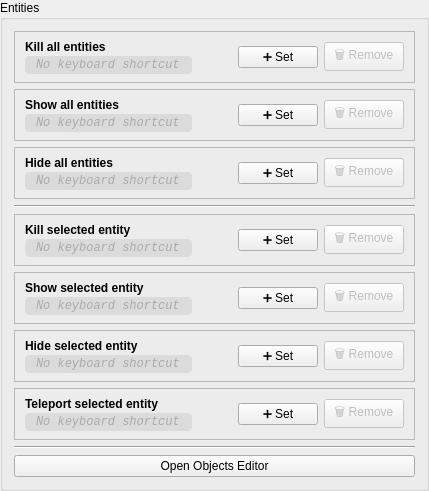
             <widget class="QGroupBox" name="groupBox_entities">
              <property name="title">
               <string>Entities</string>
              </property>
              <layout class="QVBoxLayout" name="verticalLayout_12">
               <item>
                <widget class="QFrame" name="frame_kill_all_entities_shortcut">
                 <property name="sizePolicy">
                  <sizepolicy hsizetype="Preferred" vsizetype="Preferred">
                   <horstretch>0</horstretch>
                   <verstretch>0</verstretch>
                  </sizepolicy>
                 </property>
                 <property name="styleSheet">
                  <string notr="true">QFrame#frame_8 {
  background-color: rgba(127, 127, 127, 20);
  border: 1px solid rgba(127, 127, 127, 60);
  border-radius: 6px;
}</string>
                 </property>
                 <property name="frameShape">
                  <enum>QFrame::Shape::StyledPanel</enum>
                 </property>
                 <layout class="QHBoxLayout" name="horizontalLayout_12">
                  <property name="leftMargin">
                   <number>10</number>
                  </property>
                  <property name="topMargin">
                   <number>8</number>
                  </property>
                  <property name="rightMargin">
                   <number>10</number>
                  </property>
                  <property name="bottomMargin">
                   <number>8</number>
                  </property>
                  <item>
                   <layout class="QVBoxLayout" name="verticalLayout_13">
                    <property name="spacing">
                     <number>2</number>
                    </property>
                    <item>
                     <widget class="QLabel" name="label_kill_all_entities_shortcut_title">
                      <property name="styleSheet">
                       <string notr="true">font-weight: 600;</string>
                      </property>
                      <property name="text">
                       <string>Kill all entities</string>
                      </property>
                     </widget>
                    </item>
                    <item>
                     <widget class="QLabel" name="label_kill_all_entities_shortcut_value">
                      <property name="styleSheet">
                       <string notr="true">color: #aaa; font-style: italic; font-family: monospace; background-color: rgba(127, 127, 127, 40); border-radius: 4px; padding: 2px 8px;</string>
                      </property>
                      <property name="text">
                       <string>No keyboard shortcut</string>
                      </property>
                     </widget>
                    </item>
                   </layout>
                  </item>
                  <item>
                   <spacer name="horizontalSpacer_5">
                    <property name="orientation">
                     <enum>Qt::Orientation::Horizontal</enum>
                    </property>
                    <property name="sizeHint" stdset="0">
                     <size>
                      <width>40</width>
                      <height>20</height>
                     </size>
                    </property>
                   </spacer>
                  </item>
                  <item>
                   <widget class="QPushButton" name="pushButton_kill_all_entities_shortcut_set">
                    <property name="sizePolicy">
                     <sizepolicy hsizetype="Maximum" vsizetype="Fixed">
                      <horstretch>0</horstretch>
                      <verstretch>0</verstretch>
                     </sizepolicy>
                    </property>
                    <property name="text">
                     <string>➕ Set</string>
                    </property>
                   </widget>
                  </item>
                  <item>
                   <widget class="QPushButton" name="pushButton_kill_all_entities_shortcut_remove">
                    <property name="enabled">
                     <bool>false</bool>
                    </property>
                    <property name="sizePolicy">
                     <sizepolicy hsizetype="Fixed" vsizetype="Fixed">
                      <horstretch>0</horstretch>
                      <verstretch>0</verstretch>
                     </sizepolicy>
                    </property>
                    <property name="minimumSize">
                     <size>
                      <width>32</width>
                      <height>0</height>
                     </size>
                    </property>
                    <property name="toolTip">
                     <string>Remove shortcut</string>
                    </property>
                    <property name="text">
                     <string>🗑️ Remove</string>
                    </property>
                   </widget>
                  </item>
                 </layout>
                </widget>
               </item>
               <item>
                <widget class="QFrame" name="frame_show_all_entities_shortcut">
                 <property name="sizePolicy">
                  <sizepolicy hsizetype="Preferred" vsizetype="Preferred">
                   <horstretch>0</horstretch>
                   <verstretch>0</verstretch>
                  </sizepolicy>
                 </property>
                 <property name="styleSheet">
                  <string notr="true">QFrame#frame_delete_all {
  background-color: rgba(127, 127, 127, 20);
  border: 1px solid rgba(127, 127, 127, 60);
  border-radius: 6px;
}</string>
                 </property>
                 <property name="frameShape">
                  <enum>QFrame::Shape::StyledPanel</enum>
                 </property>
                 <layout class="QHBoxLayout" name="horizontalLayout_14">
                  <property name="leftMargin">
                   <number>10</number>
                  </property>
                  <property name="topMargin">
                   <number>8</number>
                  </property>
                  <property name="rightMargin">
                   <number>10</number>
                  </property>
                  <property name="bottomMargin">
                   <number>8</number>
                  </property>
                  <item>
                   <layout class="QVBoxLayout" name="verticalLayout_28">
                    <property name="spacing">
                     <number>2</number>
                    </property>
                    <item>
                     <widget class="QLabel" name="label_show_all_entities_shortcut_title">
                      <property name="styleSheet">
                       <string notr="true">font-weight: 600;</string>
                      </property>
                      <property name="text">
                       <string>Show all entities</string>
                      </property>
                     </widget>
                    </item>
                    <item>
                     <widget class="QLabel" name="label_show_all_entities_shortcut_value">
                      <property name="styleSheet">
                       <string notr="true">color: #aaa; font-style: italic; font-family: monospace; background-color: rgba(127, 127, 127, 40); border-radius: 4px; padding: 2px 8px;</string>
                      </property>
                      <property name="text">
                       <string>No keyboard shortcut</string>
                      </property>
                     </widget>
                    </item>
                   </layout>
                  </item>
                  <item>
                   <spacer name="horizontalSpacer_9">
                    <property name="orientation">
                     <enum>Qt::Orientation::Horizontal</enum>
                    </property>
                    <property name="sizeHint" stdset="0">
                     <size>
                      <width>40</width>
                      <height>20</height>
                     </size>
                    </property>
                   </spacer>
                  </item>
                  <item>
                   <widget class="QPushButton" name="pushButton_show_all_entities_shortcut_set">
                    <property name="sizePolicy">
                     <sizepolicy hsizetype="Maximum" vsizetype="Fixed">
                      <horstretch>0</horstretch>
                      <verstretch>0</verstretch>
                     </sizepolicy>
                    </property>
                    <property name="text">
                     <string>➕ Set</string>
                    </property>
                   </widget>
                  </item>
                  <item>
                   <widget class="QPushButton" name="pushButton_show_all_entities_shortcut_remove">
                    <property name="enabled">
                     <bool>false</bool>
                    </property>
                    <property name="sizePolicy">
                     <sizepolicy hsizetype="Fixed" vsizetype="Fixed">
                      <horstretch>0</horstretch>
                      <verstretch>0</verstretch>
                     </sizepolicy>
                    </property>
                    <property name="minimumSize">
                     <size>
                      <width>32</width>
                      <height>0</height>
                     </size>
                    </property>
                    <property name="toolTip">
                     <string>Remove shortcut</string>
                    </property>
                    <property name="text">
                     <string>🗑️ Remove</string>
                    </property>
                   </widget>
                  </item>
                 </layout>
                </widget>
               </item>
               <item>
                <widget class="QFrame" name="frame_hide_all_entities_shortcut">
                 <property name="sizePolicy">
                  <sizepolicy hsizetype="Preferred" vsizetype="Preferred">
                   <horstretch>0</horstretch>
                   <verstretch>0</verstretch>
                  </sizepolicy>
                 </property>
                 <property name="styleSheet">
                  <string notr="true">QFrame#frame_delete_all {
  background-color: rgba(127, 127, 127, 20);
  border: 1px solid rgba(127, 127, 127, 60);
  border-radius: 6px;
}</string>
                 </property>
                 <property name="frameShape">
                  <enum>QFrame::Shape::StyledPanel</enum>
                 </property>
                 <layout class="QHBoxLayout" name="horizontalLayout_16">
                  <property name="leftMargin">
                   <number>10</number>
                  </property>
                  <property name="topMargin">
                   <number>8</number>
                  </property>
                  <property name="rightMargin">
                   <number>10</number>
                  </property>
                  <property name="bottomMargin">
                   <number>8</number>
                  </property>
                  <item>
                   <layout class="QVBoxLayout" name="verticalLayout_30">
                    <property name="spacing">
                     <number>2</number>
                    </property>
                    <item>
                     <widget class="QLabel" name="label_hide_all_entities_shortcut_title">
                      <property name="styleSheet">
                       <string notr="true">font-weight: 600;</string>
                      </property>
                      <property name="text">
                       <string>Hide all entities</string>
                      </property>
                     </widget>
                    </item>
                    <item>
                     <widget class="QLabel" name="label_hide_all_entities_shortcut_value">
                      <property name="styleSheet">
                       <string notr="true">color: #aaa; font-style: italic; font-family: monospace; background-color: rgba(127, 127, 127, 40); border-radius: 4px; padding: 2px 8px;</string>
                      </property>
                      <property name="text">
                       <string>No keyboard shortcut</string>
                      </property>
                     </widget>
                    </item>
                   </layout>
                  </item>
                  <item>
                   <spacer name="horizontalSpacer_11">
                    <property name="orientation">
                     <enum>Qt::Orientation::Horizontal</enum>
                    </property>
                    <property name="sizeHint" stdset="0">
                     <size>
                      <width>40</width>
                      <height>20</height>
                     </size>
                    </property>
                   </spacer>
                  </item>
                  <item>
                   <widget class="QPushButton" name="pushButton_hide_all_entities_shortcut_set">
                    <property name="sizePolicy">
                     <sizepolicy hsizetype="Maximum" vsizetype="Fixed">
                      <horstretch>0</horstretch>
                      <verstretch>0</verstretch>
                     </sizepolicy>
                    </property>
                    <property name="text">
                     <string>➕ Set</string>
                    </property>
                   </widget>
                  </item>
                  <item>
                   <widget class="QPushButton" name="pushButton_hide_all_entities_shortcut_remove">
                    <property name="enabled">
                     <bool>false</bool>
                    </property>
                    <property name="sizePolicy">
                     <sizepolicy hsizetype="Fixed" vsizetype="Fixed">
                      <horstretch>0</horstretch>
                      <verstretch>0</verstretch>
                     </sizepolicy>
                    </property>
                    <property name="minimumSize">
                     <size>
                      <width>32</width>
                      <height>0</height>
                     </size>
                    </property>
                    <property name="toolTip">
                     <string>Remove shortcut</string>
                    </property>
                    <property name="text">
                     <string>🗑️ Remove</string>
                    </property>
                   </widget>
                  </item>
                 </layout>
                </widget>
               </item>
               <item>
                <widget class="Line" name="line">
                 <property name="orientation">
                  <enum>Qt::Orientation::Horizontal</enum>
                 </property>
                </widget>
               </item>
               <item>
                <widget class="QFrame" name="frame_kill_selected_entity_shortcut">
                 <property name="sizePolicy">
                  <sizepolicy hsizetype="Preferred" vsizetype="Preferred">
                   <horstretch>0</horstretch>
                   <verstretch>0</verstretch>
                  </sizepolicy>
                 </property>
                 <property name="styleSheet">
                  <string notr="true">QFrame#frame_8 {
  background-color: rgba(127, 127, 127, 20);
  border: 1px solid rgba(127, 127, 127, 60);
  border-radius: 6px;
}</string>
                 </property>
                 <property name="frameShape">
                  <enum>QFrame::Shape::StyledPanel</enum>
                 </property>
                 <layout class="QHBoxLayout" name="horizontalLayout_15">
                  <property name="leftMargin">
                   <number>10</number>
                  </property>
                  <property name="topMargin">
                   <number>8</number>
                  </property>
                  <property name="rightMargin">
                   <number>10</number>
                  </property>
                  <property name="bottomMargin">
                   <number>8</number>
                  </property>
                  <item>
                   <layout class="QVBoxLayout" name="verticalLayout_14">
                    <property name="spacing">
                     <number>2</number>
                    </property>
                    <item>
                     <widget class="QLabel" name="label_kill_selected_entity_shortcut_title">
                      <property name="styleSheet">
                       <string notr="true">font-weight: 600;</string>
                      </property>
                      <property name="text">
                       <string>Kill selected entity</string>
                      </property>
                     </widget>
                    </item>
                    <item>
                     <widget class="QLabel" name="label_kill_selected_entity_shortcut_value">
                      <property name="styleSheet">
                       <string notr="true">color: #aaa; font-style: italic; font-family: monospace; background-color: rgba(127, 127, 127, 40); border-radius: 4px; padding: 2px 8px;</string>
                      </property>
                      <property name="text">
                       <string>No keyboard shortcut</string>
                      </property>
                     </widget>
                    </item>
                   </layout>
                  </item>
                  <item>
                   <spacer name="horizontalSpacer_6">
                    <property name="orientation">
                     <enum>Qt::Orientation::Horizontal</enum>
                    </property>
                    <property name="sizeHint" stdset="0">
                     <size>
                      <width>40</width>
                      <height>20</height>
                     </size>
                    </property>
                   </spacer>
                  </item>
                  <item>
                   <widget class="QPushButton" name="pushButton_kill_selected_entity_shortcut_set">
                    <property name="sizePolicy">
                     <sizepolicy hsizetype="Maximum" vsizetype="Fixed">
                      <horstretch>0</horstretch>
                      <verstretch>0</verstretch>
                     </sizepolicy>
                    </property>
                    <property name="text">
                     <string>➕ Set</string>
                    </property>
                   </widget>
                  </item>
                  <item>
                   <widget class="QPushButton" name="pushButton_kill_selected_entity_shortcut_remove">
                    <property name="enabled">
                     <bool>false</bool>
                    </property>
                    <property name="sizePolicy">
                     <sizepolicy hsizetype="Fixed" vsizetype="Fixed">
                      <horstretch>0</horstretch>
                      <verstretch>0</verstretch>
                     </sizepolicy>
                    </property>
                    <property name="minimumSize">
                     <size>
                      <width>32</width>
                      <height>0</height>
                     </size>
                    </property>
                    <property name="toolTip">
                     <string>Remove shortcut</string>
                    </property>
                    <property name="text">
                     <string>🗑️ Remove</string>
                    </property>
                   </widget>
                  </item>
                 </layout>
                </widget>
               </item>
               <item>
                <widget class="QFrame" name="frame_show_selected_entity_shortcut">
                 <property name="sizePolicy">
                  <sizepolicy hsizetype="Preferred" vsizetype="Preferred">
                   <horstretch>0</horstretch>
                   <verstretch>0</verstretch>
                  </sizepolicy>
                 </property>
                 <property name="styleSheet">
                  <string notr="true">QFrame#frame_delete_all {
  background-color: rgba(127, 127, 127, 20);
  border: 1px solid rgba(127, 127, 127, 60);
  border-radius: 6px;
}</string>
                 </property>
                 <property name="frameShape">
                  <enum>QFrame::Shape::StyledPanel</enum>
                 </property>
                 <layout class="QHBoxLayout" name="horizontalLayout_18">
                  <property name="leftMargin">
                   <number>10</number>
                  </property>
                  <property name="topMargin">
                   <number>8</number>
                  </property>
                  <property name="rightMargin">
                   <number>10</number>
                  </property>
                  <property name="bottomMargin">
                   <number>8</number>
                  </property>
                  <item>
                   <layout class="QVBoxLayout" name="verticalLayout_32">
                    <property name="spacing">
                     <number>2</number>
                    </property>
                    <item>
                     <widget class="QLabel" name="label_show_selected_entity_shortcut_title">
                      <property name="styleSheet">
                       <string notr="true">font-weight: 600;</string>
                      </property>
                      <property name="text">
                       <string>Show selected entity</string>
                      </property>
                     </widget>
                    </item>
                    <item>
                     <widget class="QLabel" name="label_show_selected_entity_shortcut_value">
                      <property name="styleSheet">
                       <string notr="true">color: #aaa; font-style: italic; font-family: monospace; background-color: rgba(127, 127, 127, 40); border-radius: 4px; padding: 2px 8px;</string>
                      </property>
                      <property name="text">
                       <string>No keyboard shortcut</string>
                      </property>
                     </widget>
                    </item>
                   </layout>
                  </item>
                  <item>
                   <spacer name="horizontalSpacer_13">
                    <property name="orientation">
                     <enum>Qt::Orientation::Horizontal</enum>
                    </property>
                    <property name="sizeHint" stdset="0">
                     <size>
                      <width>40</width>
                      <height>20</height>
                     </size>
                    </property>
                   </spacer>
                  </item>
                  <item>
                   <widget class="QPushButton" name="pushButton_show_selected_entity_shortcut_set">
                    <property name="sizePolicy">
                     <sizepolicy hsizetype="Maximum" vsizetype="Fixed">
                      <horstretch>0</horstretch>
                      <verstretch>0</verstretch>
                     </sizepolicy>
                    </property>
                    <property name="text">
                     <string>➕ Set</string>
                    </property>
                   </widget>
                  </item>
                  <item>
                   <widget class="QPushButton" name="pushButton_show_selected_entity_shortcut_remove">
                    <property name="enabled">
                     <bool>false</bool>
                    </property>
                    <property name="sizePolicy">
                     <sizepolicy hsizetype="Fixed" vsizetype="Fixed">
                      <horstretch>0</horstretch>
                      <verstretch>0</verstretch>
                     </sizepolicy>
                    </property>
                    <property name="minimumSize">
                     <size>
                      <width>32</width>
                      <height>0</height>
                     </size>
                    </property>
                    <property name="toolTip">
                     <string>Remove shortcut</string>
                    </property>
                    <property name="text">
                     <string>🗑️ Remove</string>
                    </property>
                   </widget>
                  </item>
                 </layout>
                </widget>
               </item>
               <item>
                <widget class="QFrame" name="frame_hide_selected_entity_shortcut">
                 <property name="sizePolicy">
                  <sizepolicy hsizetype="Preferred" vsizetype="Preferred">
                   <horstretch>0</horstretch>
                   <verstretch>0</verstretch>
                  </sizepolicy>
                 </property>
                 <property name="styleSheet">
                  <string notr="true">QFrame#frame_delete_all {
  background-color: rgba(127, 127, 127, 20);
  border: 1px solid rgba(127, 127, 127, 60);
  border-radius: 6px;
}</string>
                 </property>
                 <property name="frameShape">
                  <enum>QFrame::Shape::StyledPanel</enum>
                 </property>
                 <layout class="QHBoxLayout" name="horizontalLayout_19">
                  <property name="leftMargin">
                   <number>10</number>
                  </property>
                  <property name="topMargin">
                   <number>8</number>
                  </property>
                  <property name="rightMargin">
                   <number>10</number>
                  </property>
                  <property name="bottomMargin">
                   <number>8</number>
                  </property>
                  <item>
                   <layout class="QVBoxLayout" name="verticalLayout_33">
                    <property name="spacing">
                     <number>2</number>
                    </property>
                    <item>
                     <widget class="QLabel" name="label_hide_selected_entity_shortcut_title">
                      <property name="styleSheet">
                       <string notr="true">font-weight: 600;</string>
                      </property>
                      <property name="text">
                       <string>Hide selected entity</string>
                      </property>
                     </widget>
                    </item>
                    <item>
                     <widget class="QLabel" name="label_hide_selected_entity_shortcut_value">
                      <property name="styleSheet">
                       <string notr="true">color: #aaa; font-style: italic; font-family: monospace; background-color: rgba(127, 127, 127, 40); border-radius: 4px; padding: 2px 8px;</string>
                      </property>
                      <property name="text">
                       <string>No keyboard shortcut</string>
                      </property>
                     </widget>
                    </item>
                   </layout>
                  </item>
                  <item>
                   <spacer name="horizontalSpacer_14">
                    <property name="orientation">
                     <enum>Qt::Orientation::Horizontal</enum>
                    </property>
                    <property name="sizeHint" stdset="0">
                     <size>
                      <width>40</width>
                      <height>20</height>
                     </size>
                    </property>
                   </spacer>
                  </item>
                  <item>
                   <widget class="QPushButton" name="pushButton_hide_selected_entity_shortcut_set">
                    <property name="sizePolicy">
                     <sizepolicy hsizetype="Maximum" vsizetype="Fixed">
                      <horstretch>0</horstretch>
                      <verstretch>0</verstretch>
                     </sizepolicy>
                    </property>
                    <property name="text">
                     <string>➕ Set</string>
                    </property>
                   </widget>
                  </item>
                  <item>
                   <widget class="QPushButton" name="pushButton_hide_selected_entity_shortcut_remove">
                    <property name="enabled">
                     <bool>false</bool>
                    </property>
                    <property name="sizePolicy">
                     <sizepolicy hsizetype="Fixed" vsizetype="Fixed">
                      <horstretch>0</horstretch>
                      <verstretch>0</verstretch>
                     </sizepolicy>
                    </property>
                    <property name="minimumSize">
                     <size>
                      <width>32</width>
                      <height>0</height>
                     </size>
                    </property>
                    <property name="toolTip">
                     <string>Remove shortcut</string>
                    </property>
                    <property name="text">
                     <string>🗑️ Remove</string>
                    </property>
                   </widget>
                  </item>
                 </layout>
                </widget>
               </item>
               <item>
                <widget class="QFrame" name="frame_teleport_selected_entity_shortcut">
                 <property name="sizePolicy">
                  <sizepolicy hsizetype="Preferred" vsizetype="Preferred">
                   <horstretch>0</horstretch>
                   <verstretch>0</verstretch>
                  </sizepolicy>
                 </property>
                 <property name="styleSheet">
                  <string notr="true">QFrame#frame_delete_all {
  background-color: rgba(127, 127, 127, 20);
  border: 1px solid rgba(127, 127, 127, 60);
  border-radius: 6px;
}</string>
                 </property>
                 <property name="frameShape">
                  <enum>QFrame::Shape::StyledPanel</enum>
                 </property>
                 <layout class="QHBoxLayout" name="horizontalLayout_20">
                  <property name="leftMargin">
                   <number>10</number>
                  </property>
                  <property name="topMargin">
                   <number>8</number>
                  </property>
                  <property name="rightMargin">
                   <number>10</number>
                  </property>
                  <property name="bottomMargin">
                   <number>8</number>
                  </property>
                  <item>
                   <layout class="QVBoxLayout" name="verticalLayout_34">
                    <property name="spacing">
                     <number>2</number>
                    </property>
                    <item>
                     <widget class="QLabel" name="label_teleport_selected_entity_shortcut_title">
                      <property name="styleSheet">
                       <string notr="true">font-weight: 600;</string>
                      </property>
                      <property name="text">
                       <string>Teleport selected entity</string>
                      </property>
                     </widget>
                    </item>
                    <item>
                     <widget class="QLabel" name="label_teleport_selected_entity_shortcut_value">
                      <property name="styleSheet">
                       <string notr="true">color: #aaa; font-style: italic; font-family: monospace; background-color: rgba(127, 127, 127, 40); border-radius: 4px; padding: 2px 8px;</string>
                      </property>
                      <property name="text">
                       <string>No keyboard shortcut</string>
                      </property>
                     </widget>
                    </item>
                   </layout>
                  </item>
                  <item>
                   <spacer name="horizontalSpacer_15">
                    <property name="orientation">
                     <enum>Qt::Orientation::Horizontal</enum>
                    </property>
                    <property name="sizeHint" stdset="0">
                     <size>
                      <width>40</width>
                      <height>20</height>
                     </size>
                    </property>
                   </spacer>
                  </item>
                  <item>
                   <widget class="QPushButton" name="pushButton_teleport_selected_entity_shortcut_set">
                    <property name="sizePolicy">
                     <sizepolicy hsizetype="Maximum" vsizetype="Fixed">
                      <horstretch>0</horstretch>
                      <verstretch>0</verstretch>
                     </sizepolicy>
                    </property>
                    <property name="text">
                     <string>➕ Set</string>
                    </property>
                   </widget>
                  </item>
                  <item>
                   <widget class="QPushButton" name="pushButton_teleport_selected_entity_shortcut_remove">
                    <property name="enabled">
                     <bool>false</bool>
                    </property>
                    <property name="sizePolicy">
                     <sizepolicy hsizetype="Fixed" vsizetype="Fixed">
                      <horstretch>0</horstretch>
                      <verstretch>0</verstretch>
                     </sizepolicy>
                    </property>
                    <property name="minimumSize">
                     <size>
                      <width>32</width>
                      <height>0</height>
                     </size>
                    </property>
                    <property name="toolTip">
                     <string>Remove shortcut</string>
                    </property>
                    <property name="text">
                     <string>🗑️ Remove</string>
                    </property>
                   </widget>
                  </item>
                 </layout>
                </widget>
               </item>
               <item>
                <widget class="Line" name="line_2">
                 <property name="orientation">
                  <enum>Qt::Orientation::Horizontal</enum>
                 </property>
                </widget>
               </item>
               <item>
                <widget class="QPushButton" name="pushButton_open_objects_editor">
                 <property name="toolTip">
                  <string>Opens the built-in hitbox editor for objects</string>
                 </property>
                 <property name="text">
                  <string>Open Objects Editor</string>
                 </property>
                </widget>
               </item>
              </layout>
             </widget>
